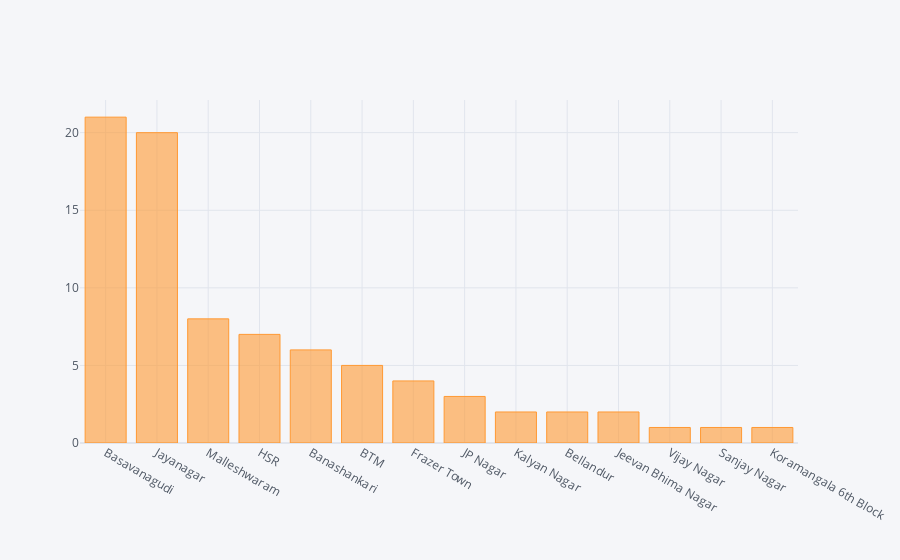

Here is the notebook cell this chart was saved with:
### Markdown cell above
## Where are most of the best chepest Restaurants are located ?

### Code cell
df[(df["cost"]<=100) & (df["rate"]>=4)].sort_values(by=["rate"],ascending=False).location.value_counts().iplot(kind="bar")

### Figure 1 — Plotly figure (JSON) as saved in the notebook; plotly's stock layout.template omitted (floating-point values rounded to 4 significant figures)
{"data": [{"marker": {"color": "rgba(255, 153, 51, 0.6)", "line": {"color": "rgba(255, 153, 51, 1.0)", "width": 1}}, "name": "location", "orientation": "v", "text": "", "type": "bar", "x": ["Basavanagudi", "Jayanagar", "Malleshwaram", "HSR", "Banashankari", "BTM", "Frazer Town", "JP Nagar", "Kalyan Nagar", "Bellandur", "Jeevan Bhima Nagar", "Vijay Nagar", "Sanjay Nagar", "Koramangala 6th Block"], "y": [21, 20, 8, 7, 6, 5, 4, 3, 2, 2, 2, 1, 1, 1]}], "layout": {"legend": {"bgcolor": "#F5F6F9", "font": {"color": "#4D5663"}}, "paper_bgcolor": "#F5F6F9", "plot_bgcolor": "#F5F6F9", "title": {"font": {"color": "#4D5663"}}, "xaxis": {"gridcolor": "#E1E5ED", "showgrid": true, "tickfont": {"color": "#4D5663"}, "title": {"font": {"color": "#4D5663"}, "text": ""}, "zerolinecolor": "#E1E5ED"}, "yaxis": {"gridcolor": "#E1E5ED", "showgrid": true, "tickfont": {"color": "#4D5663"}, "title": {"font": {"color": "#4D5663"}, "text": ""}, "zerolinecolor": "#E1E5ED"}}}
